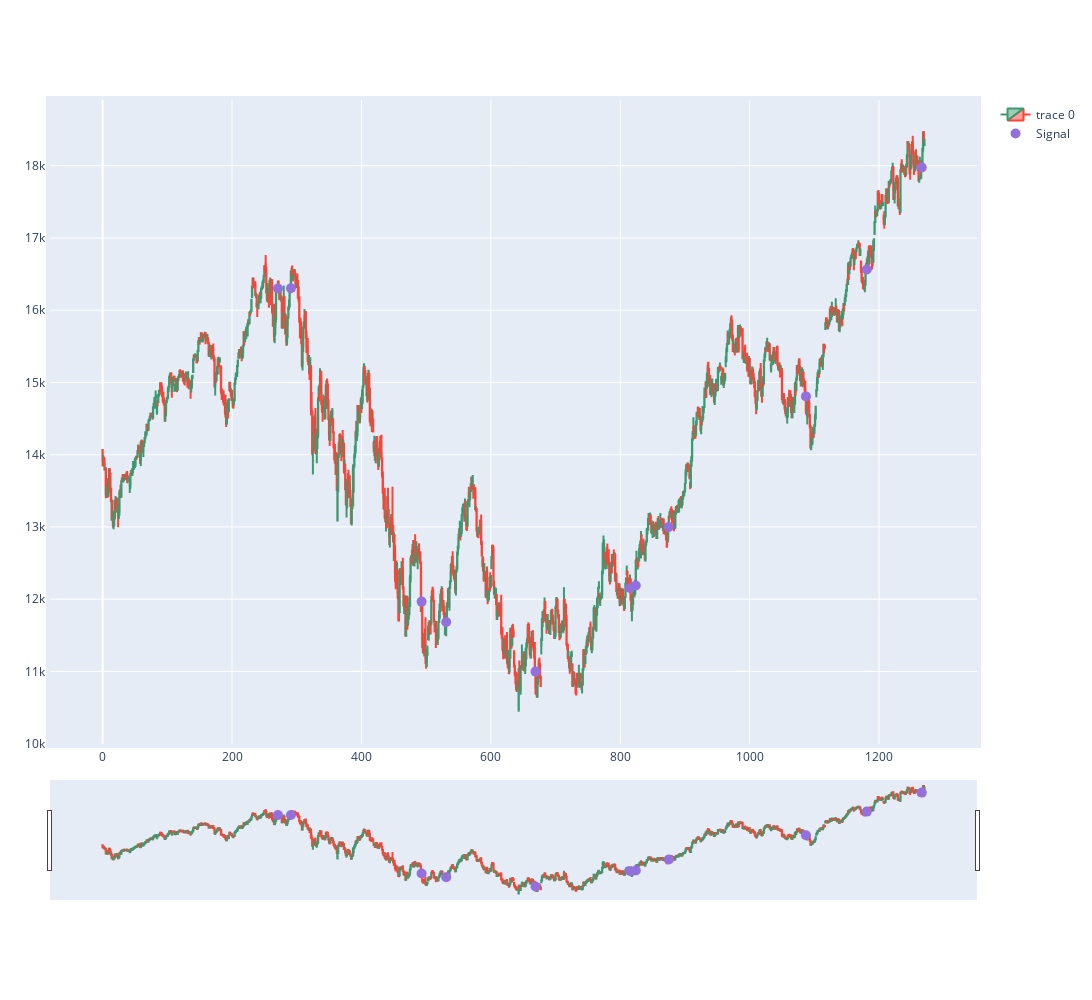

Source (notebook cell):
### Code cell
import plotly.graph_objects as go
from plotly.subplots import make_subplots
from datetime import datetime
st=0
dfpl = df[st:st+ len(df)]
dfpl.reset_index(inplace=True)
fig = go.Figure(data=[go.Candlestick(x=dfpl.index,
                open=dfpl['Open'],
                high=dfpl['High'],
                low=dfpl['Low'],
                close=dfpl['Close']),
                # go.Scatter(x=dfpl.index, y=dfpl.VWAP, 
                #            line=dict(color='blue', width=1), 
                #            name="VWAP"), 
                # go.Scatter(x=dfpl.index, y=dfpl['BBL.0'], 
                #            line=dict(color='green', width=1), 
                #            name="BBL"),
                # go.Scatter(x=dfpl.index, y=dfpl['BBU.0'], 
                #            line=dict(color='green', width=1), 
                #            name="BBU")
                # go.Scatter(x=dfpl.index, y=dfpl['50_MA'],
                #             line=dict(color='red', width=1), 
                #             name="50_MA"),
      ])

fig.add_scatter(x=dfpl.index, y=dfpl['pointposbreak'], mode="markers",
                marker=dict(size=10, color="MediumPurple"),
                name="Signal")

# set figure size
fig.update_layout(
    autosize=False,
    width=1600,
    height=1000,
    margin=dict(l=50,r=50,b=100,t=100,pad=4)
)

fig.show()

### Figure 1 — Plotly figure (JSON) as saved in the notebook; plotly's stock layout.template omitted (floating-point values rounded to 4 significant figures; data arrays with more than 128 entries replaced by an {"elided": "..."} marker saying what was removed)
{"data": [{"close": {"elided": "1271 float values"}, "high": {"elided": "1271 float values"}, "low": {"elided": "1271 float values"}, "open": {"elided": "1271 float values"}, "type": "candlestick", "x": {"elided": "1271 int values"}}, {"marker": {"color": "MediumPurple", "size": 10}, "mode": "markers", "name": "Signal", "type": "scatter", "x": {"elided": "1271 int values"}, "y": {"elided": "1271 float values"}}], "layout": {"autosize": false, "height": 1000, "margin": {"b": 100, "l": 50, "pad": 4, "r": 50, "t": 100}, "width": 1600}}
